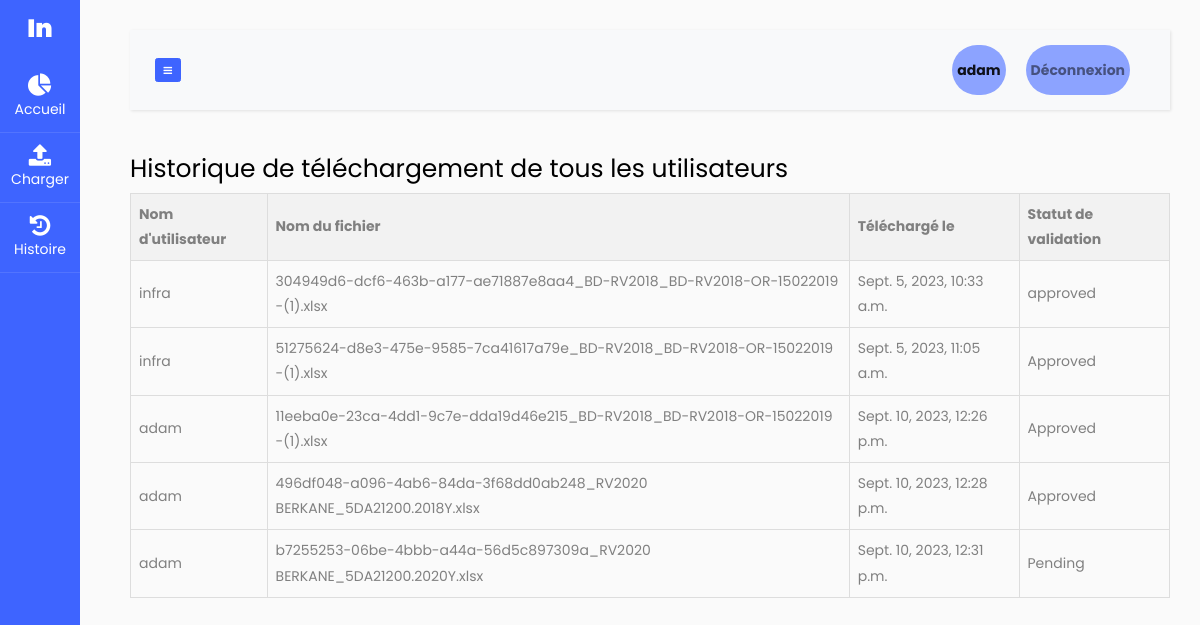
The page /all-users-history/ (signed in) on the database its author committed.
### MainApp/models.py (models this page shows, shortened)
class UploadedFile(models.Model):
    class ValidationStatus(models.TextChoices):
        PENDING = 'Pending', 'Pending'
        APPROVED = 'Approved', 'Approved'
        REJECTED = 'Rejected', 'Rejected'
    user = models.ForeignKey(User, on_delete=models.CASCADE)
    filename = models.CharField(max_length=255)
    uploaded_at = GMTPlus1DateTimeField()
    validation_status = models.CharField(
        max_length=20,
        choices=ValidationStatus.choices,
        default=ValidationStatus.PENDING,
    )

### MainApp/views.py (the view)
# urls.py: path('all-users-history/', views.view_all_users_history, name='view_all_users_history'),
@login_required
def view_all_users_history(request):
    upload_history = UploadedFile.objects.all()
    context = {
        'upload_history': upload_history,
    }
    return render(request, 'all_users_history.html', context)

### MainApp/context_processors.py (called while the page is built)
def username_context(request):
    return {'username': request.user.username if request.user.is_authenticated else None}

### Templates/All_users_history.html (shortened to what this page needs)
{% extends 'Dashboard.html' %}
{% block content %}
    <h1>Historique de téléchargement de tous les utilisateurs</h1>
    <table>
        <tr>
            <th>Nom d'utilisateur</th>
            <th>Nom du fichier</th>
            <th>Téléchargé le</th>
            <th>Statut de validation</th>
        </tr>
        {% for upload in upload_history %}
            <tr>
                <td>{{ upload.user.username }}</td>
                <td>{{ upload.filename }}</td>
                <td>{{ upload.uploaded_at }}</td>
                <td>{{ upload.get_validation_status_display }}</td>
            </tr>
        {% empty %}
            <tr>
                <td colspan="4">Aucun historique de téléchargement disponible.</td>
            </tr>
        {% endfor %}
    </table>
    {% endblock %}

### Templates/Dashboard.html (shortened to what this page needs)
{% load static %}
<!doctype html>
<html lang="en">
  <head>
    <link rel="stylesheet" href="https://maxcdn.bootstrapcdn.com/font-awesome/4.7.0/css/font-awesome.min.css">
    <link rel="stylesheet" href="https://maxcdn.bootstrapcdn.com/bootstrap/3.3.7/css/bootstrap.min.css">
    <link rel="stylesheet" href="https://maxcdn.bootstrapcdn.com/font-awesome/4.7.0/css/font-awesome.min.css">
    <link rel="stylesheet" href="https://cdnjs.cloudflare.com/ajax/libs/font-awesome/5.15.4/css/all.min.css">
		<link rel="stylesheet" href="https://stackpath.bootstrapcdn.com/font-awesome/4.7.0/css/font-awesome.min.css">
		<link rel="stylesheet" href="{% static 'css/style.css' %}">
  </head>
  <body>
		<div class="wrapper d-flex align-items-stretch">
			<nav id="sidebar" class="active">
				<h1><a href="{% url 'data_visualization' %}" class="logo">In</a></h1>
        <ul class="list-unstyled components mb-5">
          <li class="active">
            <a href="{% url 'data_visualization' %}"><span class="fa  fa-pie-chart"></span> Accueil</a>
          </li>
          <li>
            <a href="{% url 'Upload' %}"><span class="fa fa-upload"></span> Charger</a>
          </li>
          <li>
            <a href="{% url 'view_uploaded_files' %}"><span class="fa  fa-history"></span> Histoire </a>
          </li>
        </ul>
    	</nav>
      <div id="content" class="p-4 p-md-5">
        <nav class="navbar navbar-expand-lg navbar-light bg-light">
          <div class="container-fluid">
            <button type="button" id="sidebarCollapse" class="btn btn-primary">
              <i class="fa fa-bars"></i>
            </button>
            <div class="collapse navbar-collapse" id="navbarSupportedContent">
              <ul class="nav navbar-nav ml-auto">
              {% if perms.MainApp.can_access_employee_management %}
                <li class="nav-item active">
                    <a class="nav-link" href="{% url 'workers_edit' user.id %}">{{ user.username }}</a>
                </li>
              {% else %}
                <li class="nav-item active">
                    <a class="nav-link" href="{% url 'data_visualization' %}">{{ user.username }}</a>
                </li>
              {% endif %}
                <li class="nav-item">
                    <a class="nav-link" href="{% url 'logout' %}">Déconnexion</a>
                </li>
              </ul>
            </div>
          </div>
        </nav>
        {% block content %}
        {% endblock %}
		</div>
  </body>
</html>

### Templates/Dashboard.html (style rules this page uses)
.navbar-nav { display: flex; list-style: none; margin: 0; padding: 0; }
.nav-item { margin-left: 20px; }
.nav-link { display: inline-block; padding: 10px 20px; text-decoration: none; color: #fff; background-color: #8ca3ff; border: none; border-radius: 25px; font-weight: bold; transition: background-color 0.3s ease; }
#sidebar { position: fixed; top: 0; left: 0; height: 100%; overflow-y: auto; width: 250px; transition: width 0.3s ease }
#content { margin-left: 100px; transition: margin-left 0.1s ease; }

### Templates/All_users_history.html (style rules this page uses)
table { border-collapse: collapse; width: 100%; }
th, td { border: 1px solid #ddd; padding: 8px; text-align: left; }
th { background-color: #f2f2f2; }

### rows shown on the page
UploadedFile: user.username "infra", filename "304949d6-dcf6-463b-a177-ae71887e8aa4_BD-RV2018_BD-RV2018-OR-15022019 -(1).xlsx", uploaded_at "Sept. 5, 2023, 10:33 a.m.", validation_status "approved"
UploadedFile: user.username "infra", filename "51275624-d8e3-475e-9585-7ca41617a79e_BD-RV2018_BD-RV2018-OR-15022019 -(1).xlsx", uploaded_at "Sept. 5, 2023, 11:05 a.m.", validation_status "Approved"
UploadedFile: user.username "adam", filename "11eeba0e-23ca-4dd1-9c7e-dda19d46e215_BD-RV2018_BD-RV2018-OR-15022019 -(1).xlsx", uploaded_at "Sept. 10, 2023, 12:26 p.m.", validation_status "Approved"
UploadedFile: user.username "adam", filename "496df048-a096-4ab6-84da-3f68dd0ab248_RV2020 BERKANE_5DA21200.2018Y.xlsx", uploaded_at "Sept. 10, 2023, 12:28 p.m.", validation_status "Approved"
UploadedFile: user.username "adam", filename "b7255253-06be-4bbb-a44a-56d5c897309a_RV2020 BERKANE_5DA21200.2020Y.xlsx", uploaded_at "Sept. 10, 2023, 12:31 p.m.", validation_status "Pending"

### other values the page prints
{{ user.username }} "adam"
